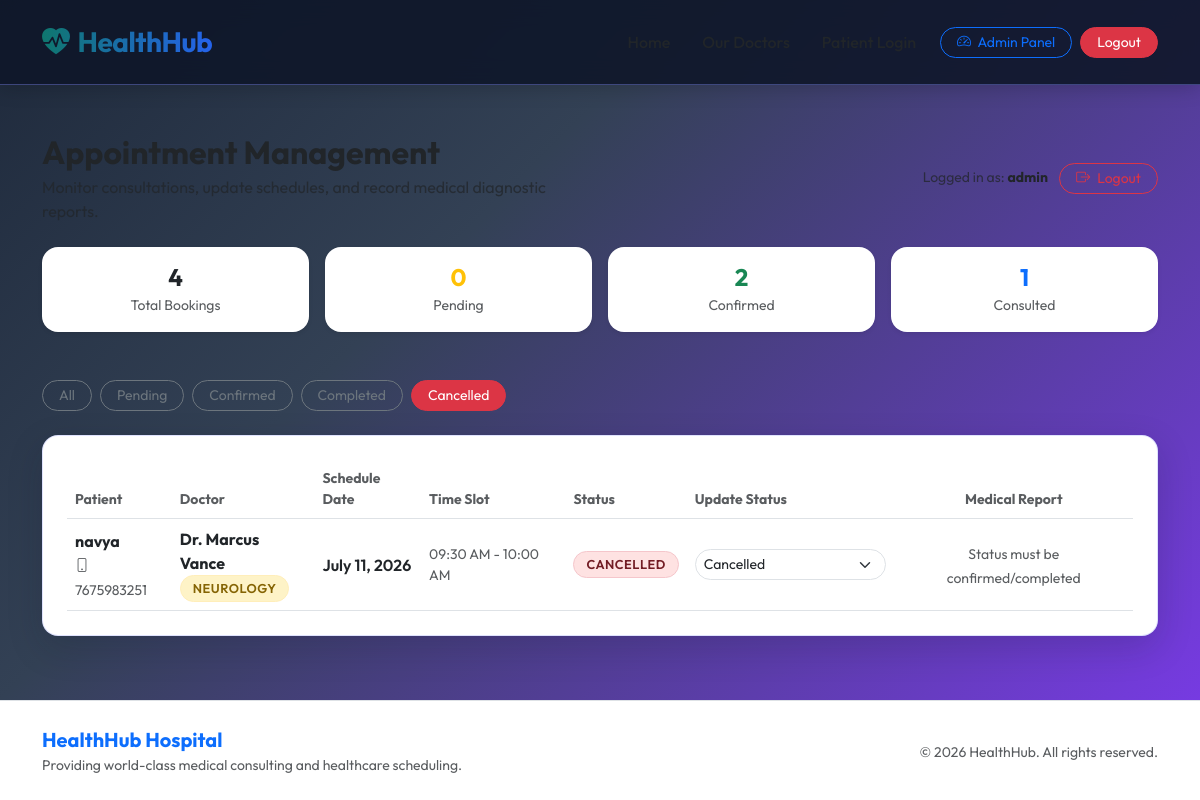
The app's page /admin-panel/?status=CANCELLED (signed in) with its own data.
### hospital/models.py (models this page shows, shortened)
class Appointment(models.Model):
    STATUS_CHOICES = [
        ('PENDING', 'Pending Confirmation'),
        ('CONFIRMED', 'Confirmed'),
        ('COMPLETED', 'Consultation Completed'),
        ('CANCELLED', 'Cancelled'),
    ]
    patient_name = models.CharField(max_length=100)
    patient_phone = models.CharField(max_length=15)
    doctor = models.ForeignKey(Doctor, on_delete=models.CASCADE, related_name='appointments')
    appointment_date = models.DateField()
    time_slot = models.CharField(max_length=20, help_text="e.g. 10:00 AM - 10:30 AM")
    reason = models.TextField(blank=True)
    status = models.CharField(max_length=15, choices=STATUS_CHOICES, default='PENDING')
    created_at = models.DateTimeField(auto_now_add=True)
    class Meta:
        unique_together = ['doctor', 'appointment_date', 'time_slot']

class Doctor(models.Model):
    DEPARTMENTS = [
        ('CARDIO', 'Cardiology'),
        ('PEDIA', 'Pediatrics'),
        ('ORTHO', 'Orthopedics'),
        ('NEURO', 'Neurology'),
    ]
    name = models.CharField(max_length=100)
    department = models.CharField(max_length=10, choices=DEPARTMENTS)
    specialization = models.CharField(max_length=150)
    consultation_fee = models.DecimalField(max_digits=8, decimal_places=2)
    available_days = models.CharField(max_length=100, default="Mon - Fri")
    is_active = models.BooleanField(default=True)

### hospital/views.py (the view)
# urls.py: path('admin-panel/', views.admin_dashboard, name='admin_dashboard'),
@staff_member_required(login_url='admin_login')
def admin_dashboard(request):
    status_filter = request.GET.get('status', '')
    appointments = Appointment.objects.all().order_by('-appointment_date', '-created_at')
    if status_filter:
        appointments = appointments.filter(status=status_filter)
    stats = {
        'total': Appointment.objects.count(),
        'pending': Appointment.objects.filter(status='PENDING').count(),
        'confirmed': Appointment.objects.filter(status='CONFIRMED').count(),
        'completed': Appointment.objects.filter(status='COMPLETED').count(),
        'cancelled': Appointment.objects.filter(status='CANCELLED').count(),
    }
    context = {
        'appointments': appointments,
        'selected_status': status_filter,
        'stats': stats,
        'status_choices': Appointment.STATUS_CHOICES,
    }
    return render(request, 'hospital/admin_dashboard.html', context)

### hospital/templates/hospital/admin_dashboard.html (shortened to what this page needs)
{% extends 'hospital/base.html' %}
{% block content %}
<div class="row mb-4 align-items-center">
    <div class="col-md-6">
        <h2 class="fw-bold text-dark mb-1">Appointment Management</h2>
        <p class="text-muted mb-0">Monitor consultations, update schedules, and record medical diagnostic reports.</p>
    </div>
    <div class="col-md-6 text-md-end mt-3 mt-md-0">
        <span class="text-muted me-2 small">Logged in as: <strong class="text-dark">{{ user.username }}</strong></span>
        <a class="btn btn-sm btn-outline-danger rounded-pill px-3" href="{% url 'admin_logout' %}">
            <i class="bi bi-box-arrow-right me-1"></i> Logout
        </a>
    </div>
</div>
<div class="row g-3 mb-5 fade-in">
    <div class="col-6 col-lg-3">
        <div class="p-3 bg-white glass-card rounded-4 border-0 text-center shadow-sm">
            <h4 class="fw-bold mb-0 text-dark">{{ stats.total }}</h4>
            <small class="text-muted small uppercase tracking-wider">Total Bookings</small>
        </div>
    </div>
    <div class="col-6 col-lg-3">
        <div class="p-3 bg-white glass-card rounded-4 border-0 text-center shadow-sm">
            <h4 class="fw-bold mb-0 text-warning">{{ stats.pending }}</h4>
            <small class="text-muted small uppercase tracking-wider">Pending</small>
        </div>
    </div>
    <div class="col-6 col-lg-3">
        <div class="p-3 bg-white glass-card rounded-4 border-0 text-center shadow-sm">
            <h4 class="fw-bold mb-0 text-success">{{ stats.confirmed }}</h4>
            <small class="text-muted small uppercase tracking-wider">Confirmed</small>
        </div>
    </div>
    <div class="col-6 col-lg-3">
        <div class="p-3 bg-white glass-card rounded-4 border-0 text-center shadow-sm">
            <h4 class="fw-bold mb-0 text-primary">{{ stats.completed }}</h4>
            <small class="text-muted small uppercase tracking-wider">Consulted</small>
        </div>
    </div>
</div>
<div class="row mb-4 align-items-center justify-content-between fade-in delay-1">
    <div class="col-md-auto mb-3 mb-md-0">
        <div class="d-flex flex-wrap gap-2">
            <a href="{% url 'admin_dashboard' %}" class="btn btn-sm rounded-pill px-3 {% if not selected_status %}btn-primary{% else %}btn-outline-secondary{% endif %}">
                All
            </a>
            <a href="{% url 'admin_dashboard' %}?status=PENDING" class="btn btn-sm rounded-pill px-3 {% if selected_status == 'PENDING' %}btn-warning text-dark{% else %}btn-outline-secondary{% endif %}">
                Pending
            </a>
            <a href="{% url 'admin_dashboard' %}?status=CONFIRMED" class="btn btn-sm rounded-pill px-3 {% if selected_status == 'CONFIRMED' %}btn-success{% else %}btn-outline-secondary{% endif %}">
                Confirmed
            </a>
            <a href="{% url 'admin_dashboard' %}?status=COMPLETED" class="btn btn-sm rounded-pill px-3 {% if selected_status == 'COMPLETED' %}btn-primary{% else %}btn-outline-secondary{% endif %}">
                Completed
            </a>
            <a href="{% url 'admin_dashboard' %}?status=CANCELLED" class="btn btn-sm rounded-pill px-3 {% if selected_status == 'CANCELLED' %}btn-danger{% else %}btn-outline-secondary{% endif %}">
                Cancelled
            </a>
        </div>
    </div>
</div>
<div class="glass-card bg-white p-4 fade-in delay-2">
    {% if appointments %}
        <div class="table-responsive">
            <table class="table table-hover align-middle mb-0">
                <thead>
                    <tr>
                        <th class="text-muted small">Patient</th>
                        <th class="text-muted small">Doctor</th>
                        <th class="text-muted small">Schedule Date</th>
                        <th class="text-muted small">Time Slot</th>
                        <th class="text-muted small">Status</th>
                        <th class="text-muted small">Update Status</th>
                        <th class="text-muted small text-center">Medical Report</th>
                    </tr>
                </thead>
                <tbody>
                    {% for app in appointments %}
                        <tr>
                            <td>
                                <div class="fw-bold text-dark">{{ app.patient_name }}</div>
                                <small class="text-muted"><i class="bi bi-phone me-1"></i>{{ app.patient_phone }}</small>
                            </td>
                            <td>
                                <div class="fw-bold text-dark">Dr. {{ app.doctor.name }}</div>
                                <span class="badge badge-custom {% if app.doctor.department == 'CARDIO' %}badge-cancelled{% elif app.doctor.department == 'PEDIA' %}badge-completed{% elif app.doctor.department == 'ORTHO' %}badge-confirmed{% else %}badge-pending{% endif %}">
                                    {{ app.doctor.get_department_display }}
                                </span>
                            </td>
                            <td class="fw-semibold">{{ app.appointment_date }}</td>
                            <td class="text-muted small">{{ app.time_slot }}</td>
                            <td>
                                {% if app.status == 'PENDING' %}
                                    <span class="badge badge-custom badge-pending">{{ app.get_status_display }}</span>
                                {% elif app.status == 'CONFIRMED' %}
                                    <span class="badge badge-custom badge-confirmed">{{ app.get_status_display }}</span>
                                {% elif app.status == 'COMPLETED' %}
                                    <span class="badge badge-custom badge-completed">{{ app.get_status_display }}</span>
                                {% else %}
                                    <span class="badge badge-custom badge-cancelled">{{ app.get_status_display }}</span>
                                {% endif %}
                            </td>
                            <td>
                                <form method="POST" action="{% url 'update_appointment_status' app.id %}" class="d-flex align-items-center gap-2">
                                    <select name="status" class="form-select form-select-sm rounded-pill" style="min-width: 120px;" onchange="this.form.submit()">
                                        {% for status_val, status_lbl in status_choices %}
                                            <option value="{{ status_val }}" {% if app.status == status_val %}selected{% endif %}>{{ status_lbl }}</option>
                                        {% endfor %}
                                    </select>
                                </form>
                            </td>
                            <td class="text-center">
                                {% if app.status == 'COMPLETED' or app.status == 'CONFIRMED' %}
                                    <button type="button" class="btn btn-sm {% if app.medical_report %}btn-primary{% else %}btn-outline-primary{% endif %} rounded-pill px-3" data-bs-toggle="modal" data-bs-target="#reportModal{{ app.id }}">
                                        {% if app.medical_report %}
                                            <i class="bi bi-file-earmark-medical-fill me-1"></i> Edit Report
                                        {% else %}
                                            <i class="bi bi-file-earmark-medical me-1"></i> Add Report
                                        {% endif %}
                                    </button>
                                    <div class="modal fade" id="reportModal{{ app.id }}" tabindex="-1" aria-labelledby="reportModalLabel{{ app.id }}" aria-hidden="true">
                                        <div class="modal-dialog modal-dialog-centered">
                                            <div class="modal-content border-0 shadow-lg rounded-4">
                                                <form method="POST" action="{% url 'add_medical_report' app.id %}">
                                                    {% csrf_token %}
                                                    <div class="modal-header bg-primary-light border-0 py-3">
                                                        <h5 class="modal-title fw-bold text-primary" id="reportModalLabel{{ app.id }}">
                                                            <i class="bi bi-prescription2 me-2"></i>Consultation Diagnostics
                                                        </h5>
                                                        <button type="button" class="btn-close" data-bs-dismiss="modal" aria-label="Close"></button>
                                                    </div>
                                                    <div class="modal-body p-4 text-start">
                                                        <div class="mb-3 border-bottom pb-2">
                                                            <span class="text-muted d-block small">Patient Name</span>
                                                            <strong class="text-dark">{{ app.patient_name }}</strong>
                                                        </div>
                                                        <div class="mb-3">
                                                            <label for="diagnosis{{ app.id }}" class="form-label fw-bold small text-muted uppercase">Diagnosis / Patient Findings <span class="text-danger">*</span></label>
                                                            <textarea name="diagnosis" id="diagnosis{{ app.id }}" class="form-control" rows="3" required placeholder="Diagnosis and medical findings...">{{ app.medical_report.diagnosis }}</textarea>
                                                        </div>
                                                        <div class="mb-3">
                                                            <label for="prescription{{ app.id }}" class="form-label fw-bold small text-muted uppercase">Prescription / Recommended Treatment <span class="text-danger">*</span></label>
                                                            <textarea name="prescription" id="prescription{{ app.id }}" class="form-control" rows="4" required placeholder="Medicines, dosage, treatment schedule...">{{ app.medical_report.prescription }}</textarea>
                                                        </div>
                                                        <div class="mb-0">
                                                            <label for="notes{{ app.id }}" class="form-label fw-bold small text-muted uppercase">General Remarks / Doctor Notes</label>
                                                            <textarea name="notes" id="notes{{ app.id }}" class="form-control" rows="2" placeholder="Additional remarks or test referrals...">{{ app.medical_report.notes }}</textarea>
                                                        </div>
                                                    </div>
                                                    <div class="modal-footer border-0">
                                                        <button type="button" class="btn btn-secondary rounded-pill px-4" data-bs-dismiss="modal">Cancel</button>
                                                        <button type="submit" class="btn btn-premium rounded-pill px-4">Save Report</button>
                                                    </div>
                                                </form>
                                            </div>
                                        </div>
                                    </div>
                                {% else %}
                                    <span class="text-muted small">Status must be confirmed/completed</span>
                                {% endif %}
                            </td>
                        </tr>
                    {% endfor %}
                </tbody>
            </table>
        </div>
    {% else %}
        <div class="text-center py-5">
            <i class="bi bi-calendar-x text-muted display-4"></i>
            <h5 class="mt-3">No appointments found matching that status.</h5>
            <p class="text-muted small">New bookings will appear here immediately after form submission.</p>
        </div>
    {% endif %}
</div>
{% endblock %}

### static/css/style.css (style rules this page uses)
:root { --primary: #2563eb; --primary-light: #dbeafe; --secondary: #64748b; --success: #0f766e; --success-light: #ccfbf1; --danger: #dc2626; --danger-light: #fee2e2; --warning: #d97706; --warning-light: #fef3c7; --info: #0891b2; --dark: #0f172a; --light: #f8fafc; --white: #ffffff; --teal: #0f766e; --teal-light: #ccfbf1; --purple: #7c3aed; --purple-light: #ede9fe; --glass-bg: rgba(255, 255, 255, 0.78); --glass-border: rgba(255, 255, 255, 0.5); --glass-shadow: 0 10px 30px 0 rgba(15, 23, 42, 0.12); }
body { font-family: 'Outfit', sans-serif; background: linear-gradient(135deg, #1e293b 0%, #334155 35%, #7c3aed 100%); min-height: 100vh; color: #f8fafc; display: flex; flex-direction: column; }
.glass-card { background: rgba(255, 255, 255, 0.92); backdrop-filter: blur(8px); -webkit-backdrop-filter: blur(8px); border: 1px solid rgba(129, 140, 248, 0.25); border-radius: 16px; box-shadow: 0 12px 35px rgba(15, 23, 42, 0.18); transition: all 0.3s cubic-bezier(0.4, 0, 0.2, 1); }
.badge-custom { padding: 6px 12px; border-radius: 30px; font-weight: 600; font-size: 0.8rem; text-transform: uppercase; letter-spacing: 0.5px; }
.badge-pending { background-color: var(--warning-light); color: #856404; border: 1px solid #ffeeba; }
.badge-cancelled { background-color: var(--danger-light); color: #721c24; border: 1px solid #f5c6cb; }
.fade-in { animation: fadeIn 0.4s ease-out forwards; }
.delay-1 { animation-delay: 0.1s; }
.delay-2 { animation-delay: 0.2s; }

### records on screen
Appointment: patient_name "navya", patient_phone "7675983251", doctor.name "Marcus Vance", doctor.department "NEUROLOGY", appointment_date "July 11, 2026", time_slot "09:30 AM - 10:00 AM", status "CANCELLED", status "Cancelled", shows "Status must be confirmed/completed"

### other values on screen
{{ user.username }} "admin"
{{ stats.total }} "4"
{{ stats.pending }} "0"
{{ stats.confirmed }} "2"
{{ stats.completed }} "1"
